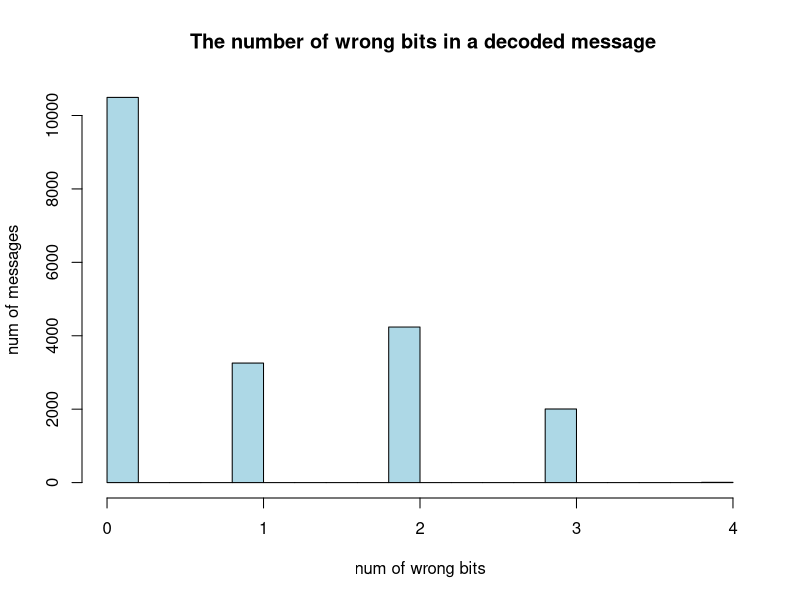
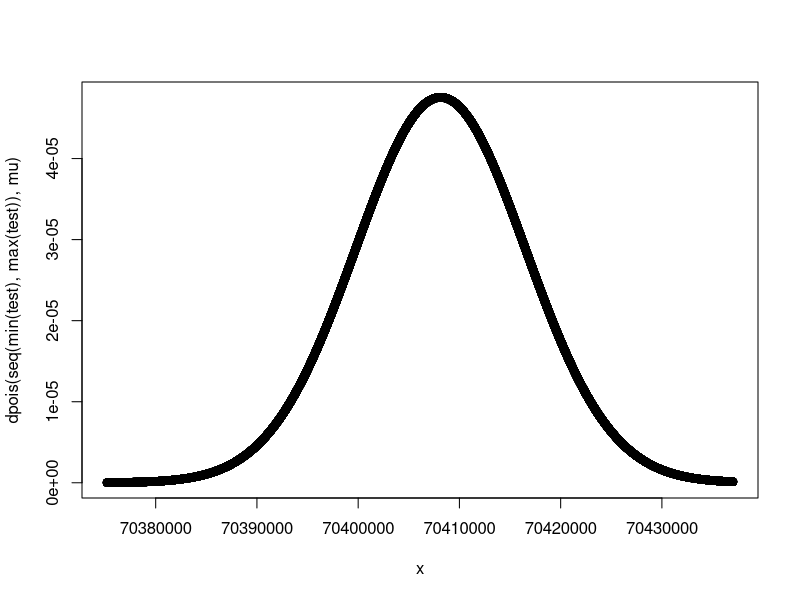
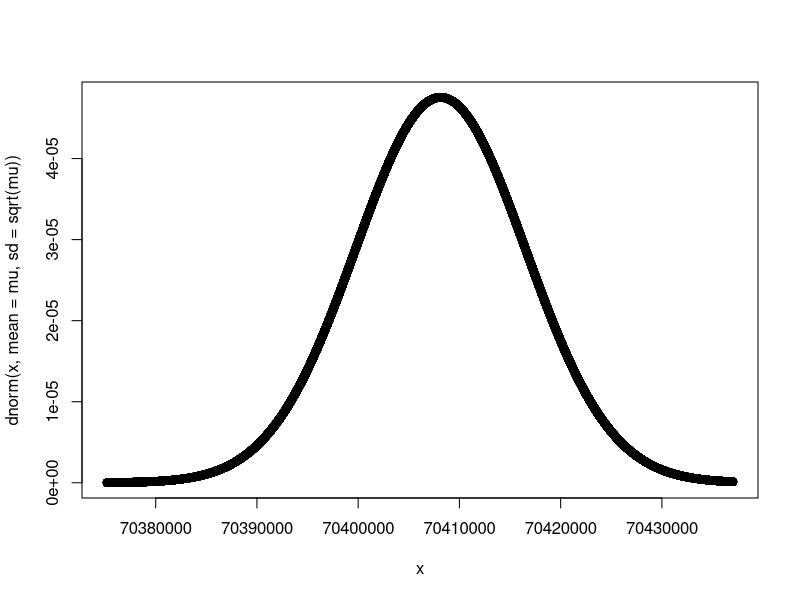
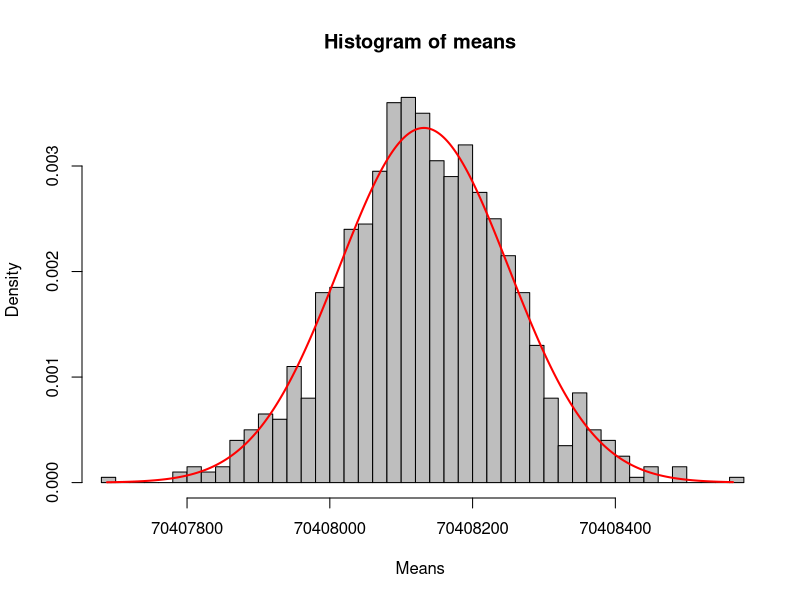
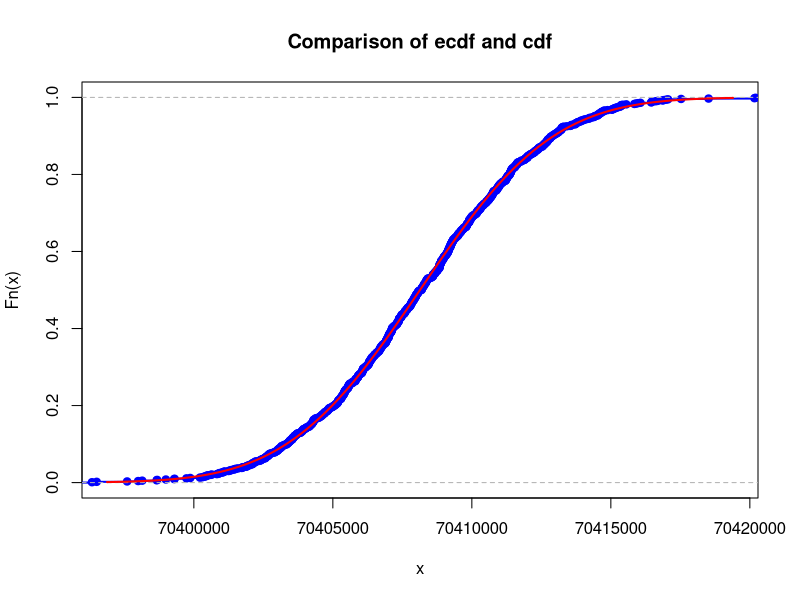
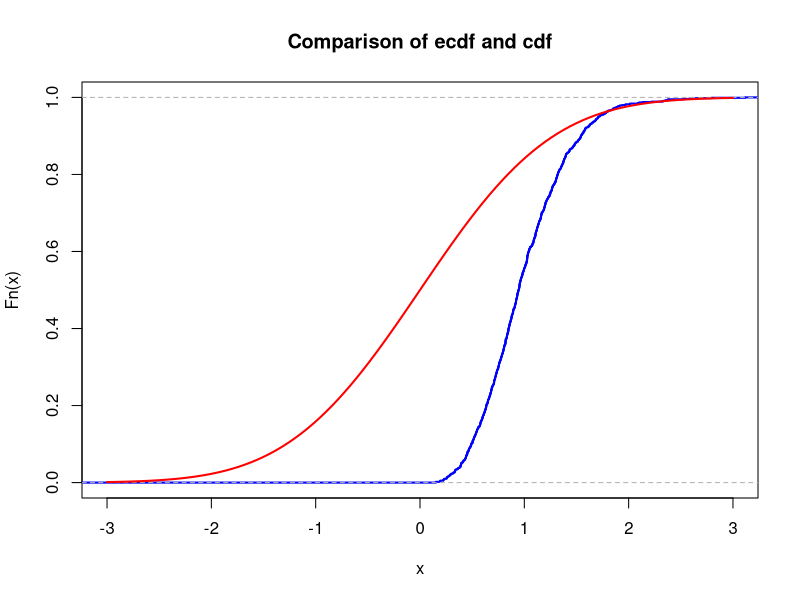

Here is the R script that generated these plots, in order:
## ---- chunk 1
# your team id number 
                          ###
id <- 22                  ### Change to the correct id!
                          ###
set.seed(id)
p <- id/100
# matrices G and H
G <- matrix(c(1, 1, 1, 0, 0, 0, 0,
		1, 0, 0, 1, 1, 0, 0,
		0, 1, 0, 1, 0, 1, 0,
		1, 1, 0, 1, 0, 0, 1), nrow = 4, byrow = TRUE)
H <- t(matrix(c(1, 0, 1, 0, 1, 0, 1,
		0, 1, 1, 0, 0, 1, 1,
		0, 0, 0, 1, 1, 1, 1), nrow = 3, byrow = TRUE))
cat("The matrix G is: \n") 
G  
cat("The matrix H is: \n") 
H
cat("The product GH must be zero: \n")
(G%*%H) %%2
## ---- chunk 2
# generate N messages and encode them to 7-bit codewords

message_generator <- function(N) {
  matrix(sample(c(0,1), 4*N, replace = TRUE), nrow = N)
}

N = 20000
messages <- message_generator(N)
codewords <- (messages %*% G) %% 2
#messages
#codewords
## ---- chunk 3
generate_errors <- function(N) {
  matrix(sample(0:1, 7*N, replace = TRUE, prob=c(1-p, p)), nrow = N)
}
errors <- generate_errors(N)
#cat("errors \n")
#errors
received <- (codewords + errors) %% 2
# cat("original coded messages \n")
# codewords
# cat("messages with errors \n")
# received
## ---- chunk 4
syndrome_vectors <- (received %*% H) %% 2
## ---- chunk 5
m <- matrix(rep(c(1, 2, 4), N), nrow = N, byrow = TRUE)
syndrome_vectors_2_0 <- (syndrome_vectors * m)
bits_with_errors = rowSums(syndrome_vectors_2_0)
# cat("bits to be reversed")
# bits_with_errors
## ---- chunk 6
row = 1
for(bit in bits_with_errors){
  received[row, bit] = (received[row, bit] + 1) %% 2
  row = row + 1
}
# cat("messages after reversing bits \n")
# received
## ---- chunk 7
decoded_messages <- cbind(received[,3], received[,5], received[,6], received[,7])
# cat("decoded messages")
# decoded_messages
# cat("original messages")
# messages

right_decoded_num = sum(
  decoded_messages[,1]==messages[,1] & 
  decoded_messages[,2]==messages[,2]&
  decoded_messages[,3]==messages[,3]&
  decoded_messages[,4]==messages[,4]
  )

p_hat = right_decoded_num/N
cat("Empirical probability: ")
cat(p_hat)
cat("\n")
cat("Empirical probability - p*: ")
cat(p_hat - 0.522463)
## ---- chunk 8
num_of_errors_list <- matrix(nrow=1, ncol = N)
for(row in 1:N){
  num_of_errors_list[1,row] = sum(decoded_messages[row,] != messages[row,])
}
hist(num_of_errors_list,
     xlim = c(0,4),
     xlab = "num of wrong bits",
     ylab = "num of messages",
     main = " The number of wrong bits in a decoded message",
     col = "lightblue");
## ---- chunk 9
set.seed(22)
T <- 949233600 # is 30.1 years converted to seconds
lambda <- log(2) / T; 
mass <- id * 10 ** -6;
M <- 136.9 # an atomic mass of cesium.
N <- mass / M * 6 * 10**23;  # number of atoms in the sample. 132.9 is 
mu <- N * lambda   # poisson r.v. parameter mu
K <- 1e3  # number of experiments
n <- 5 # samples quantity

sample_means <- colMeans(matrix(rpois(n * K, lambda = mu), nrow = n))
# expectation for each column

test <- rpois(10000, mu) # testing poisson distribution
x <- seq(min(test), max(test))
plot(x, dpois(seq(min(test), max(test)), mu))
# dpois function returns the probability that the value of a variable that follows the Poisson distribution is equal to x. x is the number of successes that is expected within this time interval.
plot(x, dnorm(x, mean = mu, sd = sqrt(mu)))
# dnorm returns the value of the probability density function of the normal distribution given a certain random variable x

means <- replicate(K, mean(colMeans(matrix(rpois(n*K, lambda=mu), nrow=n))))
# repeat this $K$ times to get the sample $\mathbf{s}=(s_1,\dots,s_K)$ of means and form the empirical cumulative distribution function $\hat F_{\mathbf{s}}$ of $\mathbf{s}$;

hist(means,
     probability = T,
     breaks = 50,
     col = "grey",
     xlab = "Means",
     xlim = c(min(means),max(means))
     )
# superimpose normal distribution
x <- seq(min(means),max(means), by = .01)
lines(x, dnorm(x, mean = mean(means), sd = sd(means)), col ="red", lwd = 2)

cat("Specify the parameter of the Poisson distribution of $X_i$:\n")
mu
## ---- chunk 10
#According to CLT, for large n poisson r.v. P(mu) ~ Normal (mu, mu)
# here sample means is a mean of n poisson experiments.
# Since poisson r.v. ~ normal, P(mu)/n ~ (mu, mu/n)
mu <- mu
sigma <- sqrt(mu) / sqrt(n) #since sigma is standard deviation, sd = sqrt(var)
mu
sigma
## ---- chunk 11
set.seed(22)
x <- sample_means
stand_norm <- pnorm(x, mean = mu, sd = sigma)

xlims <- c(mu - 3 * sigma, mu + 3 * sigma)
Fs <- ecdf(sample_means)

plot(Fs,
     xlim = xlims,
     ylim = c(0, 1),
     col = "blue",
     lwd = 2,
     main = "Comparison of ecdf and cdf")

curve(pnorm(x, mean = mu, sd = sigma), col = "red", lwd = 2, add = TRUE)
# now find max distance between empirical cdf and cdf of the normal distribution - difference
diff <- max(abs(Fs(x) - pnorm(x, mean = mu, sd = sigma)))
diff
## ---- chunk 12
maximal_difference_between_2_cdfs <- function(n) {
  mu <- N * lambda
  means <- replicate(K, mean(colMeans(matrix(rpois(n*K, lambda=mu), nrow=n))))
  norm_mu <- mean(means)
  sigma <- sd(means)
  x <- seq(min(means), max(means),by = .001)
  difference <- abs(ecdf(means)(x)-pnorm(x, mean = norm_mu, sd = sigma))
  return (max(difference))
}

difference_n1 <- maximal_difference_between_2_cdfs(5)
cat("maximal difference between cdf and ecdf for n=5:\n") 
difference_n1
difference_n2 <- maximal_difference_between_2_cdfs(10)
cat("maximal difference between cdf and ecdf for n=10:\n") 
difference_n2
difference_n3 <- maximal_difference_between_2_cdfs(50)
cat("maximal difference between cdf and ecdf for n=50:\n") 
difference_n3
## ---- chunk 13
# Searching for max n for which correlation of sums < 8e8 to all sums is more than 0.95
set.seed(22)
for (i in 1:100) {
  n <- i
  sample_sums <- colSums(matrix(rpois(n * K, lambda = mu), nrow=n)); length(sample_sums)
  corr <- length(sample_sums[sample_sums < 8e8]) / length(sample_sums)
  if (corr < 0.95){
    n <- i - 1
    break
  }
}

#check the found n by Markov inequality, Chebyshev inequality and CLT
# Markov's inequality
mean(rpois(n, mu)) / 8e8  

#Chernoff bound
t <- 1e-10
mean(exp(t * rpois(n, mu))) / exp(t * 8e8)

#CLT
sample_sums = colSums(matrix(rpois(n * K, lambda = mu), nrow=n))
test_clt <- (8e8 + n* mean(sample_sums)) / ((sample_sums) * sqrt(n))
pnorm(test_clt, mean = mean(sample_sums), sd = sd(sample_sums))[1]
## ---- chunk 14
nu1 <- 1  # change this!
K <- 1e3
n <- 5
sample_means <- colMeans(matrix(rexp(n*K, rate = nu1), nrow=n))
## ---- chunk 15
mu <- 0       # change this!
sigma <- 1    # change this!
## ---- chunk 16
xlims <- c(mu-3*sigma,mu+3*sigma)
Fs <- ecdf(sample_means)
plot(Fs, 
     xlim = xlims, 
     col = "blue",
     lwd = 2,
     main = "Comparison of ecdf and cdf")
curve(pnorm(x, mean = mu, sd = sigma), col = "red", lwd = 2, add = TRUE)
